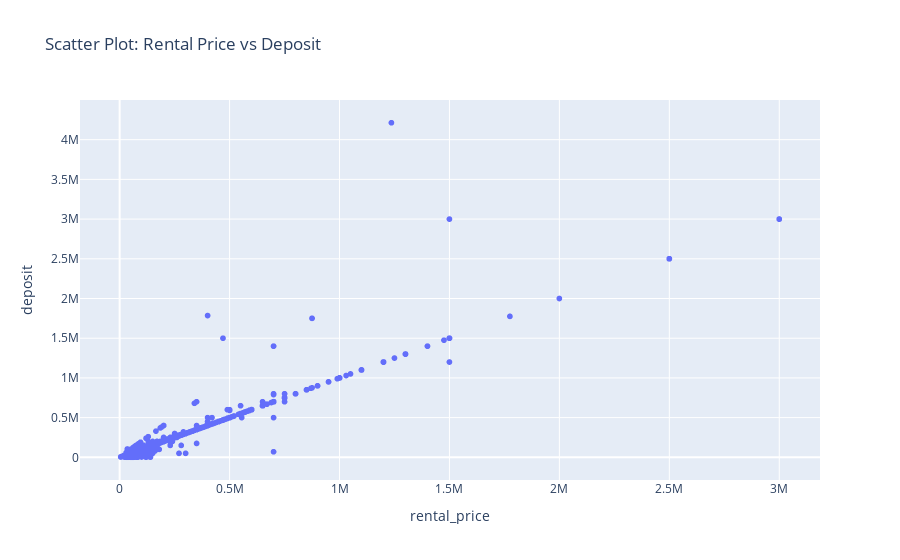

Source (notebook cell):
### Code cell
fig = px.scatter(df, x='rental_price', y='deposit', title='Scatter Plot: Rental Price vs Deposit')
fig.show()

### Figure 1 — Plotly figure (JSON) as saved in the notebook; plotly's stock layout.template omitted (floating-point values rounded to 4 significant figures; data arrays with more than 128 entries replaced by an {"elided": "..."} marker saying what was removed)
{"data": [{"hovertemplate": "rental_price=%{x}<br>deposit=%{y}<extra></extra>", "legendgroup": "", "marker": {"color": "#636efa", "symbol": "circle"}, "mode": "markers", "name": "", "showlegend": false, "type": "scattergl", "x": {"elided": "19737 int values"}, "xaxis": "x", "y": {"elided": "19737 int values"}, "yaxis": "y"}], "layout": {"legend": {"tracegroupgap": 0}, "title": {"text": "Scatter Plot: Rental Price vs Deposit"}, "xaxis": {"anchor": "y", "domain": [0, 1], "title": {"text": "rental_price"}}, "yaxis": {"anchor": "x", "domain": [0, 1], "title": {"text": "deposit"}}}}
